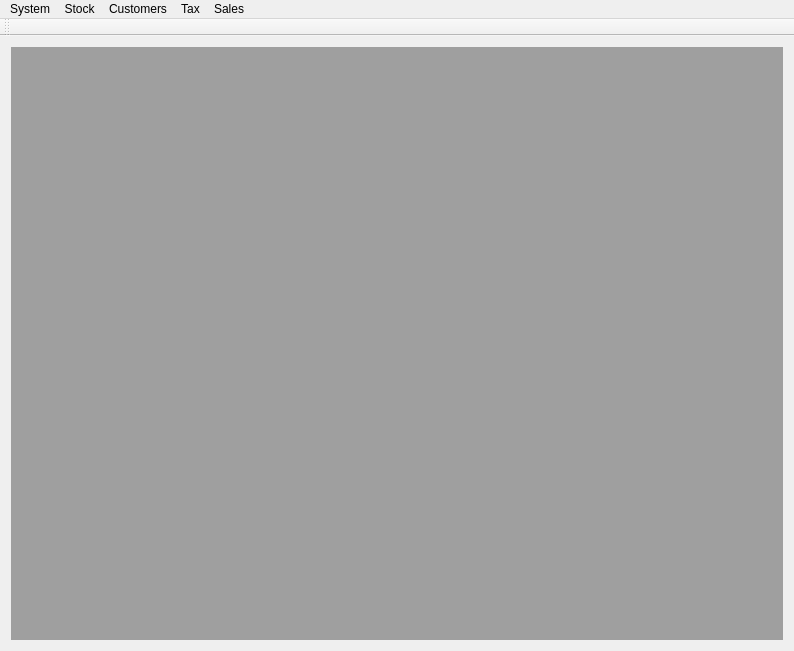
<?xml version="1.0" encoding="UTF-8"?>
<ui version="4.0">
 <class>MainWindow</class>
 <widget class="QMainWindow" name="MainWindow">
  <property name="geometry">
   <rect>
    <x>0</x>
    <y>0</y>
    <width>794</width>
    <height>651</height>
   </rect>
  </property>
  <property name="windowTitle">
   <string>ERPRock</string>
  </property>
  <widget class="QWidget" name="centralWidget">
   <layout class="QVBoxLayout" name="verticalLayout">
    <item>
     <widget class="QMdiArea" name="mdiArea"/>
    </item>
   </layout>
  </widget>
  <widget class="QMenuBar" name="menuBar">
   <property name="geometry">
    <rect>
     <x>0</x>
     <y>0</y>
     <width>794</width>
     <height>21</height>
    </rect>
   </property>
   <widget class="QMenu" name="menuSystem">
    <property name="title">
     <string>System</string>
    </property>
    <addaction name="actionManage_Users"/>
    <addaction name="actionStores"/>
   </widget>
   <widget class="QMenu" name="menuStock">
    <property name="title">
     <string>Stock</string>
    </property>
    <widget class="QMenu" name="menuProducts_Records">
     <property name="title">
      <string>Products Records</string>
     </property>
     <addaction name="actionProducts"/>
     <addaction name="actionProduct_Categories"/>
     <addaction name="actionStock_Units"/>
     <addaction name="actionProductOrigin"/>
    </widget>
    <addaction name="actionManufacturers"/>
    <addaction name="actionProviders"/>
    <addaction name="menuProducts_Records"/>
   </widget>
   <widget class="QMenu" name="menuCustomers">
    <property name="title">
     <string>Customers</string>
    </property>
    <addaction name="actionManage_Customers"/>
   </widget>
   <widget class="QMenu" name="menuTax">
    <property name="title">
     <string>Tax</string>
    </property>
    <widget class="QMenu" name="menuCST">
     <property name="title">
      <string>CST</string>
     </property>
     <addaction name="actionCST_ICMS"/>
     <addaction name="actionCST_IPI"/>
     <addaction name="actionCST_PIS"/>
     <addaction name="actionCST_COFINS"/>
    </widget>
    <addaction name="menuCST"/>
    <addaction name="actionTax_Rates"/>
    <addaction name="actionCFOP"/>
    <addaction name="actionAccounts"/>
    <addaction name="separator"/>
    <addaction name="actionHistories"/>
    <addaction name="actionEntries"/>
   </widget>
   <widget class="QMenu" name="menuSales">
    <property name="title">
     <string>Sales</string>
    </property>
    <addaction name="actionPrices"/>
    <addaction name="actionSales_Orders"/>
    <addaction name="actionPurchase_Orders"/>
   </widget>
   <addaction name="menuSystem"/>
   <addaction name="menuStock"/>
   <addaction name="menuCustomers"/>
   <addaction name="menuTax"/>
   <addaction name="menuSales"/>
  </widget>
  <widget class="QToolBar" name="mainToolBar">
   <attribute name="toolBarArea">
    <enum>TopToolBarArea</enum>
   </attribute>
   <attribute name="toolBarBreak">
    <bool>false</bool>
   </attribute>
  </widget>
  <action name="actionManage_Users">
   <property name="text">
    <string>Manage Users</string>
   </property>
  </action>
  <action name="actionManufacturers">
   <property name="text">
    <string>Manufacturers</string>
   </property>
  </action>
  <action name="actionProviders">
   <property name="text">
    <string>Providers</string>
   </property>
  </action>
  <action name="actionProduct_Categories">
   <property name="text">
    <string>Product Categories</string>
   </property>
  </action>
  <action name="actionProducts">
   <property name="text">
    <string>Products</string>
   </property>
  </action>
  <action name="actionManage_Customers">
   <property name="text">
    <string>Manage Customers</string>
   </property>
  </action>
  <action name="actionStock_Units">
   <property name="text">
    <string>Stock Units</string>
   </property>
  </action>
  <action name="actionProductOrigin">
   <property name="text">
    <string>Product Origin</string>
   </property>
  </action>
  <action name="actionCST_ICMS">
   <property name="text">
    <string>ICMS</string>
   </property>
  </action>
  <action name="actionCST_IPI">
   <property name="text">
    <string>IPI</string>
   </property>
  </action>
  <action name="actionCST_PIS">
   <property name="text">
    <string>PIS</string>
   </property>
  </action>
  <action name="actionCST_COFINS">
   <property name="text">
    <string>COFINS</string>
   </property>
  </action>
  <action name="actionTax_Rates">
   <property name="text">
    <string>Tax Rates</string>
   </property>
  </action>
  <action name="actionCFOP">
   <property name="text">
    <string>CFOP</string>
   </property>
  </action>
  <action name="actionPrices">
   <property name="text">
    <string>Prices</string>
   </property>
  </action>
  <action name="actionStores">
   <property name="text">
    <string>Stores</string>
   </property>
  </action>
  <action name="actionSales_Orders">
   <property name="text">
    <string>Sales Orders</string>
   </property>
  </action>
  <action name="actionPurchase_Orders">
   <property name="text">
    <string>Purchase Orders</string>
   </property>
  </action>
  <action name="actionAccounts">
   <property name="text">
    <string>Accounts</string>
   </property>
  </action>
  <action name="actionHistories">
   <property name="text">
    <string>Histories</string>
   </property>
  </action>
  <action name="actionEntries">
   <property name="text">
    <string>Entries</string>
   </property>
  </action>
 </widget>
 <layoutdefault spacing="6" margin="11"/>
 <resources/>
 <connections/>
</ui>
